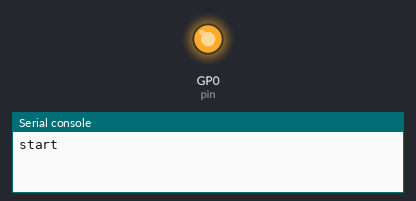
Bench run of a program on a simulated Raspberry Pi Pico running MicroPython. On the bench: output pins drawn as LEDs (lit = HIGH), the last lines printed to the serial console. At 10.0 s the program stops and its outputs stay as they are.

Above: at 0.1 s.
At 10.1 s:
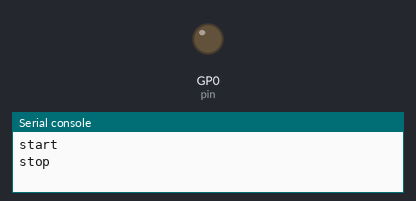
Timing chart, 0 to 11.5 s (numbered marks = the images above):
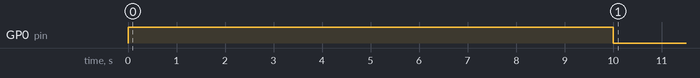

The program:

motor_uln2003.py
```python
# 马达  电机
# ULN2003 电流MAX 500mA 电压MAX 50V


from machine import Pin
from time import sleep

pin = Pin(0, Pin.OUT)

print('start')
pin.value(1)
sleep(10)
pin.value(0)
print('stop')
```

Measured:
- by itself, GP0 (pin): LOW → HIGH at 0.00 s, → LOW 10.0 s later
